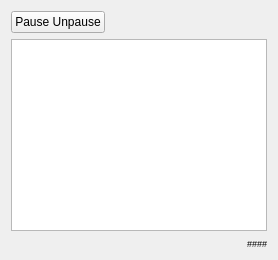
           <widget class="QWidget" name="Live">
            <attribute name="title">
             <string>Live</string>
            </attribute>
            <layout class="QVBoxLayout" name="verticalLayout_22">
             <item>
              <layout class="QHBoxLayout" name="Pause_Layout">
               <property name="bottomMargin">
                <number>0</number>
               </property>
               <item>
                <widget class="QPushButton" name="Pause_Button">
                 <property name="text">
                  <string>Pause Unpause</string>
                 </property>
                </widget>
               </item>
               <item>
                <spacer name="Pause_Spacer">
                 <property name="orientation">
                  <enum>Qt::Horizontal</enum>
                 </property>
                 <property name="sizeHint" stdset="0">
                  <size>
                   <width>40</width>
                   <height>20</height>
                  </size>
                 </property>
                </spacer>
               </item>
              </layout>
             </item>
             <item>
              <widget class="QTableView" name="History_Table_View">
               <property name="font">
                <font>
                 <weight>75</weight>
                 <bold>true</bold>
                </font>
               </property>
               <property name="styleSheet">
                <string notr="true">font-weight: bold;</string>
               </property>
               <property name="editTriggers">
                <set>QAbstractItemView::NoEditTriggers</set>
               </property>
               <property name="alternatingRowColors">
                <bool>true</bool>
               </property>
               <property name="selectionMode">
                <enum>QAbstractItemView::SingleSelection</enum>
               </property>
               <property name="sortingEnabled">
                <bool>false</bool>
               </property>
              </widget>
             </item>
             <item>
              <layout class="QHBoxLayout" name="Live_Number_Filters_Layout">
               <item>
                <spacer name="Live_Number_Filters_Spacer">
                 <property name="orientation">
                  <enum>Qt::Horizontal</enum>
                 </property>
                 <property name="sizeHint" stdset="0">
                  <size>
                   <width>40</width>
                   <height>12</height>
                  </size>
                 </property>
                </spacer>
               </item>
               <item>
                <widget class="QLabel" name="Live_Number_Filters_Label">
                 <property name="font">
                  <font>
                   <pointsize>7</pointsize>
                  </font>
                 </property>
                 <property name="text">
                  <string>####</string>
                 </property>
                </widget>
               </item>
              </layout>
             </item>
            </layout>
           </widget>
